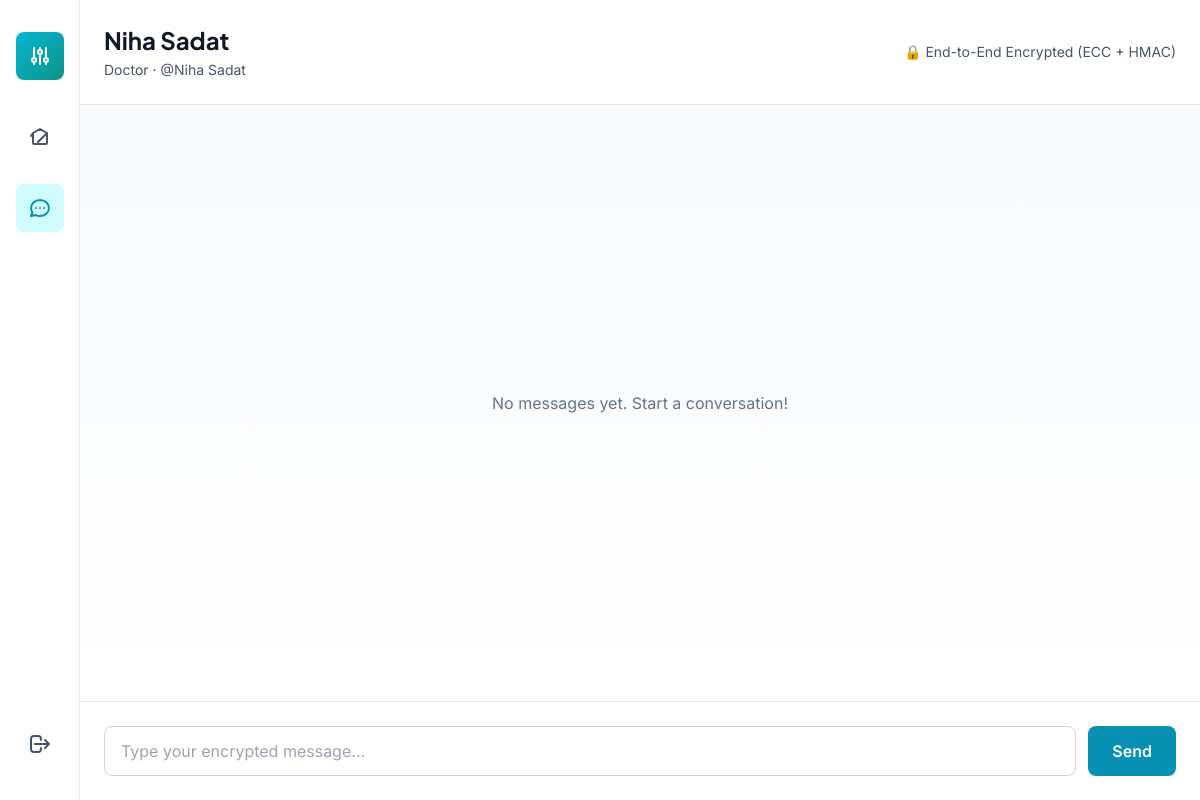
Page /chat/5 (signed in) on the earlier database version.
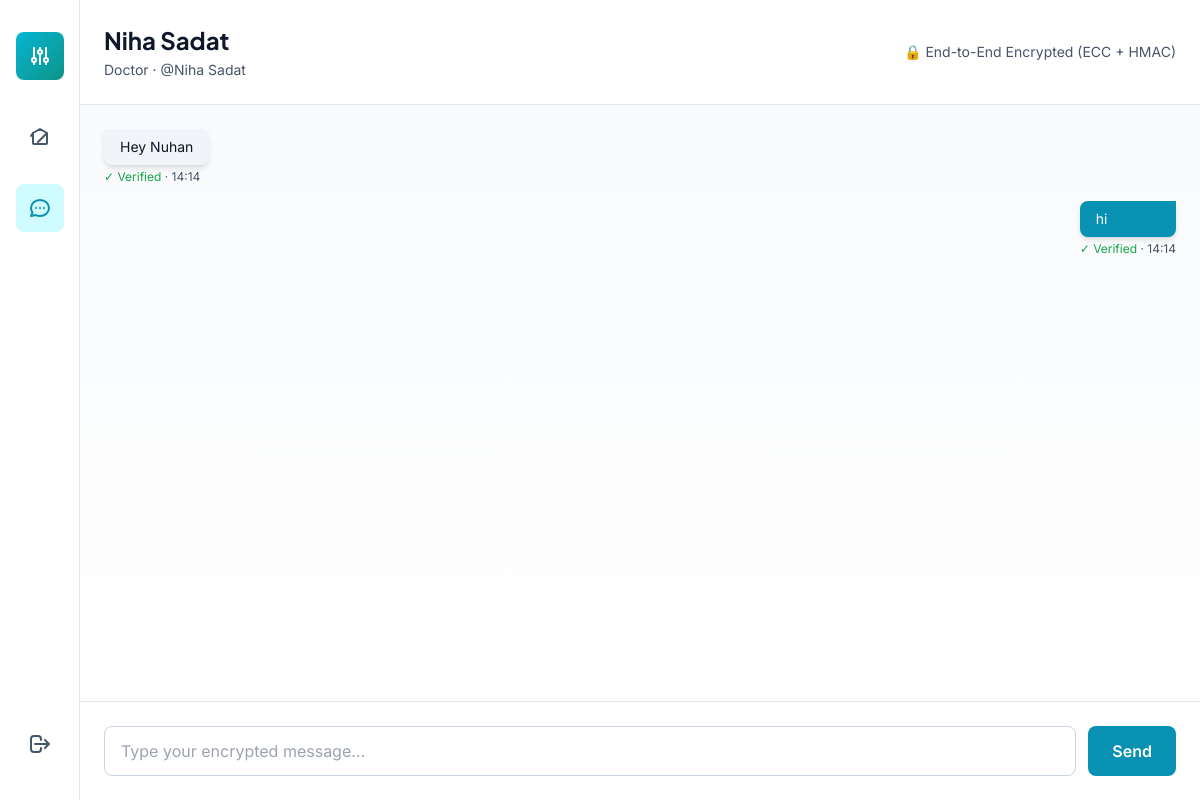
Same page on the later database version.
### models.py (models this page shows, shortened)
class User(db.Model):
    __tablename__ = 'users'
    id = db.Column(db.Integer, primary_key=True)
    username = db.Column(db.String(120), unique=True, nullable=False, index=True)
    role = db.Column(db.String(20), nullable=False)  # 'patient', 'doctor', 'specialist', 'admin'
    password_hash = db.Column(db.String(255), nullable=False)
    encrypted_email = db.Column(db.Text, nullable=True)  # RSA encrypted, only decrypted with private key
    rsa_public_key = db.Column(db.Text, nullable=True)  # JSON: {"e": int, "n": int}
    rsa_private_key = db.Column(db.Text, nullable=True)  # JSON: {"d": int, "n": int} - Stored securely
    ecc_public_key = db.Column(db.Text, nullable=True)  # JSON: {"x": int, "y": int}
    ecc_private_key = db.Column(db.Text, nullable=True)  # JSON: {"k": int} - Stored securely
    public_key = db.Column(db.Text, nullable=True)  # For encryption purposes
    encrypted_profile = db.Column(db.Text, nullable=True)  # Encrypted email/NID
    display_name = db.Column(db.String(120), nullable=True)
    phone = db.Column(db.Text, nullable=True)  # Encrypted
    date_of_birth = db.Column(db.String(20), nullable=True)
    address = db.Column(db.Text, nullable=True)  # Encrypted
    city = db.Column(db.String(100), nullable=True)
    country = db.Column(db.String(100), nullable=True)
    two_fa_enabled = db.Column(db.Boolean, default=False)
    two_fa_challenge = db.Column(db.String(10), nullable=True)
    two_fa_timestamp = db.Column(db.DateTime, nullable=True)
    encrypted_nid = db.Column(db.Text, nullable=True)
    encrypted_blood_group = db.Column(db.Text, nullable=True)
    nid_mac = db.Column(db.String(255), nullable=True)
    last_key_rotation = db.Column(db.DateTime, nullable=True)
    is_approved = db.Column(db.Boolean, default=False)  # False for new registrations
    approved_at = db.Column(db.DateTime, nullable=True)
    approved_by_admin_id = db.Column(db.Integer, db.ForeignKey('users.id'), nullable=True)
    created_at = db.Column(db.DateTime, default=datetime.now)
    updated_at = db.Column(db.DateTime, default=datetime.now, onupdate=datetime.now)
    sent_referrals = db.relationship('Referral', foreign_keys='Referral.sender_id', backref='sender', lazy=True)
    received_referrals = db.relationship('Referral', foreign_keys='Referral.receiver_id', backref='receiver', lazy=True)
    sent_messages = db.relationship('Message', foreign_keys='Message.sender_id', backref='sender_msg', lazy=True)
    received_messages = db.relationship('Message', foreign_keys='Message.receiver_id', backref='receiver_msg', lazy=True)
    def get_display_name(self):
        if self.display_name:
            return self.display_name
    def get_ecc_public_key(self):
        if self.ecc_public_key:
            return json.loads(self.ecc_public_key)
        return None

class Message(db.Model):
    __tablename__ = 'messages'
    id = db.Column(db.Integer, primary_key=True)
    sender_id = db.Column(db.Integer, db.ForeignKey('users.id'), nullable=False, index=True)
    receiver_id = db.Column(db.Integer, db.ForeignKey('users.id'), nullable=False, index=True)
    encrypted_content = db.Column(db.Text, nullable=False)
    mac_tag = db.Column(db.String(255), nullable=True)
    is_verified = db.Column(db.Boolean, default=False)
    is_read = db.Column(db.Boolean, default=False)
    timestamp = db.Column(db.DateTime, default=datetime.now, index=True)
    def verify_integrity(self):
        if not self.mac_tag or not self.encrypted_content:
            return False
        hmac_key = f"message_{self.sender_id}"
        if verify_mac(hmac_key, self.encrypted_content, self.mac_tag):
            self.is_verified = True
            return True
        return False
    __repr__ = lambda self: f'<Message {self.sender_id} -> {self.receiver_id}>'

### app.py (the view)
@app.route('/chat/<int:user_id>')
def chat(user_id):
    if 'user_id' not in session:
        return redirect(url_for('login'))
    current_user_id = session.get('user_id')
    other_user = User.query.get(user_id)
    current_user = User.query.get(current_user_id)
    if not other_user:
        return redirect(url_for('dashboard'))
    messages = Message.query.filter(
        ((Message.sender_id == current_user_id) & (Message.receiver_id == user_id)) |
        ((Message.sender_id == user_id) & (Message.receiver_id == current_user_id))
    ).order_by(Message.timestamp.asc()).all()
    for msg in messages:
        msg.verify_integrity()
        if msg.encrypted_content.startswith('ecc:'):
            try:
                message_sender = User.query.get(msg.sender_id)
                message_receiver = User.query.get(msg.receiver_id)
                if not message_sender or not message_receiver:
                    msg.display_content = "[Cannot decrypt - users not found]"
                    continue
                sender_ecc_public_key = message_sender.get_ecc_public_key()
                receiver_ecc_public_key = message_receiver.get_ecc_public_key()
                if sender_ecc_public_key and receiver_ecc_public_key:
                    decrypted_text = ecc_decrypt_message(
                        msg.encrypted_content,
                        sender_ecc_public_key,
                        receiver_ecc_public_key
                    )
                    msg.display_content = decrypted_text
                else:
                    msg.display_content = "[Cannot decrypt - keys unavailable]"
            except Exception as e:
                msg.display_content = f"[Decryption error: {str(e)[:50]}]"
        else:
            msg.display_content = msg.encrypted_content
        db.session.add(msg)
    db.session.commit()
    unread_messages = Message.query.filter(
        Message.sender_id == user_id,
        Message.receiver_id == current_user_id,
        Message.is_read == False
    ).all()
    for msg in unread_messages:
        msg.is_read = True
        db.session.add(msg)
    db.session.commit()
    add_system_log(
        f"Loaded chat: {current_user.get_display_name()} ↔ {other_user.get_display_name()} | Retrieved {len(messages)} encrypted messages",
        "INFO"
    )
    return render_template('chat.html',
                         current_user=current_user,
                         other_user=other_user,
                         messages=messages)

### app.py (called while the page is built)
def add_system_log(message, status='INFO'):
    timestamp = datetime.now().strftime('%H:%M:%S')
    log_entry = f"[{status}] {timestamp} - {message}"
    system_log.append(log_entry)
    if len(system_log) > 50:  # Keep last 50 entries
        system_log.pop(0)
    print(log_entry)

### security/encryption_utils.py (called while the page is built)
def derive_encryption_key(sender_ecc_public_key, receiver_ecc_public_key):
    sender_x = sender_ecc_public_key.get('x', 0) if sender_ecc_public_key else 0
    sender_y = sender_ecc_public_key.get('y', 0) if sender_ecc_public_key else 0
    receiver_x = receiver_ecc_public_key.get('x', 0) if receiver_ecc_public_key else 0
    receiver_y = receiver_ecc_public_key.get('y', 0) if receiver_ecc_public_key else 0
    if sender_x <= receiver_x:
        key_material = f"{sender_x}:{sender_y}:{receiver_x}:{receiver_y}".encode('utf-8')
    else:
        key_material = f"{receiver_x}:{receiver_y}:{sender_x}:{sender_y}".encode('utf-8')
    derived_key = hashlib.sha256(key_material).digest()
    return derived_key

def ecc_decrypt_message(ciphertext_hex, sender_ecc_public_key, receiver_ecc_public_key):
    if not ciphertext_hex.startswith('ecc:'):
        return ciphertext_hex  # Not encrypted
    try:
        encrypted_part = ciphertext_hex[4:]  # Remove "ecc:" prefix
        if not sender_ecc_public_key or not receiver_ecc_public_key:
            return "[Cannot decrypt - missing keys]"
        encryption_key = derive_encryption_key(sender_ecc_public_key, receiver_ecc_public_key)
        ciphertext_bytes = bytes.fromhex(encrypted_part)
        plaintext_bytes = bytearray()
        for i, byte in enumerate(ciphertext_bytes):
            plaintext_bytes.append(byte ^ encryption_key[i % len(encryption_key)])
        return plaintext_bytes.decode('utf-8')
    except Exception as e:
        print(f"Decryption error: {e}")
        return ciphertext_hex  # Return encrypted if decryption fails

### security/hashing.py (called while the page is built)
def rightrotate(n, d):
    return ((n >> d) | (n << (32 - d))) & 0xffffffff

def rightshift(n, d):
    return n >> d

def sha256_ch(x, y, z):
    return (x & y) ^ ((~x & 0xffffffff) & z)

def sha256_maj(x, y, z):
    return (x & y) ^ (x & z) ^ (y & z)

def sha256_sigma0(x):
    return rightrotate(x, 2) ^ rightrotate(x, 13) ^ rightrotate(x, 22)

def sha256_sigma1(x):
    return rightrotate(x, 6) ^ rightrotate(x, 11) ^ rightrotate(x, 25)

def sha256_gamma0(x):
    return rightrotate(x, 7) ^ rightrotate(x, 18) ^ rightshift(x, 3)

def sha256_gamma1(x):
    return rightrotate(x, 17) ^ rightrotate(x, 19) ^ rightshift(x, 10)

### templates/chat.html (shortened to what this page needs)
{% extends "base.html" %}
{% block content %}
<div class="min-h-screen bg-slate-50" style="background-color: #F8FAFC;">
    <div class="flex h-screen bg-slate-50">
        <div class="sidebar w-20 bg-white border-r border-slate-200 flex flex-col items-center py-8 space-y-8 fixed h-screen z-40">
            <a href="{{ url_for('dashboard') }}" class="flex items-center justify-center w-12 h-12 rounded-lg bg-gradient-to-br from-cyan-500 to-teal-600 hover:shadow-lg transition">
                <svg class="w-6 h-6 text-white" fill="none" stroke="currentColor" viewBox="0 0 24 24">
                    <path stroke-linecap="round" stroke-linejoin="round" stroke-width="2" d="M12 6V4m0 2a2 2 0 100 4m0-4a2 2 0 110 4m-6 8a2 2 0 100-4m0 4a2 2 0 110-4m0 4v2m0-6V4m6 6v10m6-2a2 2 0 100-4m0 4a2 2 0 110-4m0 4v2m0-6V4"></path>
                </svg>
            </a>
            <nav class="flex flex-col space-y-6 flex-1">
                <a href="{{ url_for('dashboard') }}" class="flex items-center justify-center w-12 h-12 rounded-lg text-slate-600 hover:bg-slate-100 transition" title="Home">
                    <svg class="w-6 h-6" fill="none" stroke="currentColor" viewBox="0 0 24 24">
                        <path stroke-linecap="round" stroke-linejoin="round" stroke-width="2" d="M3 12l2-3m0 0l7-4 7 4M5 9v10a1 1 0 001 1h12a1 1 0 001-1V9m-9 9l9-9"></path>
                    </svg>
                </a>
                <a href="#" class="flex items-center justify-center w-12 h-12 rounded-lg bg-cyan-100 text-cyan-600 hover:bg-cyan-200 transition" title="Messages">
                    <svg class="w-6 h-6" fill="none" stroke="currentColor" viewBox="0 0 24 24">
                        <path stroke-linecap="round" stroke-linejoin="round" stroke-width="2" d="M8 12h.01M12 12h.01M16 12h.01M21 12c0 4.418-4.03 8-9 8a9.863 9.863 0 01-4.255-.949L3 20l1.395-3.72C3.512 15.042 3 13.574 3 12c0-4.418 4.03-8 9-8s9 3.582 9 8z"></path>
                    </svg>
                </a>
            </nav>
            <a href="{{ url_for('logout') }}" class="flex items-center justify-center w-12 h-12 rounded-lg text-slate-600 hover:bg-red-50 hover:text-red-600 transition" title="Logout">
                <svg class="w-6 h-6" fill="none" stroke="currentColor" viewBox="0 0 24 24">
                    <path stroke-linecap="round" stroke-linejoin="round" stroke-width="2" d="M17 16l4-4m0 0l-4-4m4 4H7m6 4v1a3 3 0 01-3 3H6a3 3 0 01-3-3V7a3 3 0 013-3h4a3 3 0 013 3v1"></path>
                </svg>
            </a>
        </div>
        <div class="flex-1 ml-20 flex flex-col">
            <div class="bg-white border-b border-slate-200 p-6 shadow-sm">
                <div class="flex items-center justify-between">
                    <div>
                        <h2 class="text-2xl font-bold text-slate-900">{{ other_user.get_display_name() }}</h2>
                        <p class="text-sm text-slate-600 mt-1">{{ other_user.role.capitalize() }} · @{{ other_user.username }}</p>
                    </div>
                    <div class="text-sm text-slate-600">
                        <p>🔒 End-to-End Encrypted (ECC + HMAC)</p>
                    </div>
                </div>
            </div>
            <div class="flex-1 overflow-y-auto p-6 space-y-4 bg-gradient-to-b from-slate-50 to-white">
                {% for message in messages %}
                    {% if message.sender_id == current_user.id %}
                        <div class="flex justify-end">
                            <div class="max-w-xs">
                                <div class="bg-cyan-600 text-white rounded-lg rounded-tr-none px-4 py-2 shadow-md">
                                    <p class="text-sm">{{ message.display_content if message.display_content else message.encrypted_content }}</p>
                                </div>
                                <div class="mt-1 text-xs text-slate-600 text-right">
                                    {% if message.is_verified %}
                                        <span class="text-green-600">✓ Verified</span>
                                    {% else %}
                                        <span class="text-red-600">⚠ Tampered</span>
                                    {% endif %}
                                    · {{ message.timestamp.strftime('%H:%M') }}
                                </div>
                            </div>
                        </div>
                    {% else %}
                        <div class="flex justify-start">
                            <div class="max-w-xs">
                                <div class="bg-slate-100 text-slate-900 rounded-lg rounded-tl-none px-4 py-2 shadow-md">
                                    <p class="text-sm">{{ message.display_content if message.display_content else message.encrypted_content }}</p>
                                </div>
                                <div class="mt-1 text-xs text-slate-600">
                                    {% if message.is_verified %}
                                        <span class="text-green-600">✓ Verified</span>
                                    {% else %}
                                        <span class="text-red-600">⚠ Tampered</span>
                                    {% endif %}
                                    · {{ message.timestamp.strftime('%H:%M') }}
                                </div>
                            </div>
                        </div>
                    {% endif %}
                {% endfor %}
                {% if not messages %}
                    <div class="flex items-center justify-center h-full text-slate-500">
                        <p>No messages yet. Start a conversation!</p>
                    </div>
                {% endif %}
            </div>
            <div class="bg-white border-t border-slate-200 p-6 shadow-lg">
                <form id="messageForm" class="flex gap-3">
                    <input type="text" id="messageInput" placeholder="Type your encrypted message..."
                           class="flex-1 px-4 py-3 border border-slate-300 rounded-lg focus:outline-none focus:ring-2 focus:ring-cyan-500">
                    <button type="submit" class="px-6 py-3 bg-cyan-600 text-white rounded-lg hover:bg-cyan-700 transition font-semibold">
                        Send
                    </button>
                </form>
            </div>
        </div>
    </div>
</div>
{% endblock %}

### templates/base.html (shortened to what this page needs)
<!DOCTYPE html>
<html lang="en">
<head>
    <script src="https://cdn.tailwindcss.com"></script>
</head>
<body class="bg-slate-50 relative overflow-x-hidden" style="background-color: #F8FAFC;">
    <div class="relative z-10">
        {% block content %}{% endblock %}
    </div>
</body>
</html>

### templates/base.html (style rules this page uses)
* { font-family: 'Inter', sans-serif; }
h1, h2, h3, h4, h5, h6 { font-family: 'Plus Jakarta Sans', sans-serif; }
button, a { transition: all 0.3s ease; }
.sidebar { transition: all 0.3s ease; }

Differences in the rows shown:
added Message: display_content "Hey Nuhan", is_verified "✓ Verified", timestamp "14:14"
added Message: display_content "hi", is_verified "✓ Verified", timestamp "14:14"
Other differences:
text no longer shown: "No messages yet. Start a conversation!"
